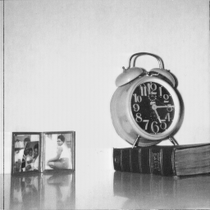
#> input picture Dataset/5.1.12.tiff, 210 x 210 px, shrunk from 256 x 256 before the run, found by its file name
$ python 'otsu thresholding.py'
#> lines starting #> are read from the running program, lines starting #| are printed output that depends on the picture
import skimage.io as io
import numpy as np
import matplotlib.pyplot as plt
from skimage import filters

b = io.imread('D:\\4-1\\DIP LAB\\dataset\\5.1.12.tiff')
#> b is the input picture: shape (210, 210); min 26, max 246, mean 186
p = io.imread('D:\\4-1\\DIP LAB\\dataset\\5.3.01.tiff')
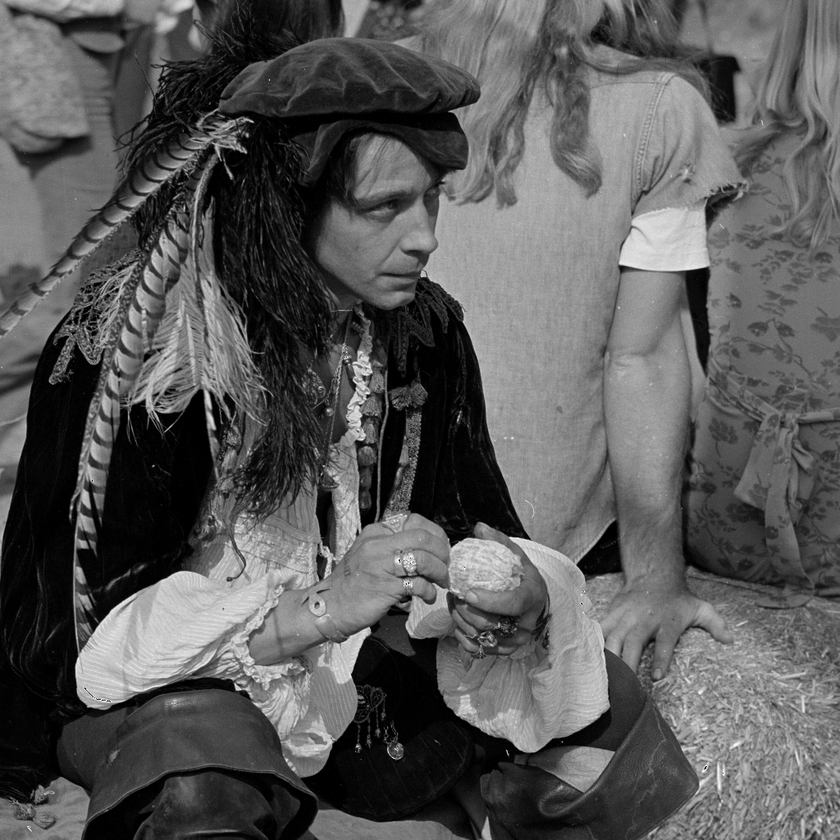
#> input picture Dataset/5.3.01.tiff, 840 x 840 px, shrunk from 1024 x 1024 before the run, found by its file name
#> p is the input picture: shape (840, 840); min 0, max 255, mean 89
n = io.imread('D:\\4-1\\DIP LAB\\dataset\\5.3.02.tiff')
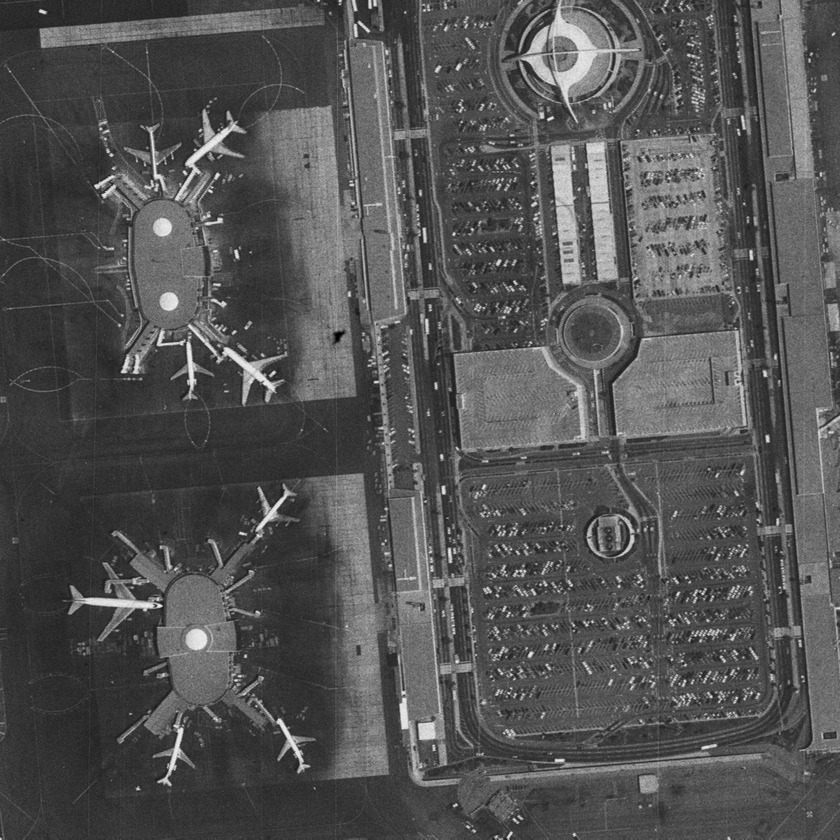
#> input picture Dataset/5.3.02.tiff, 840 x 840 px, shrunk from 1024 x 1024 before the run, found by its file name
#> n is the input picture: shape (840, 840); min 0, max 240, mean 83

io.imshow(b > filters.threshold_otsu(b))
io.show()
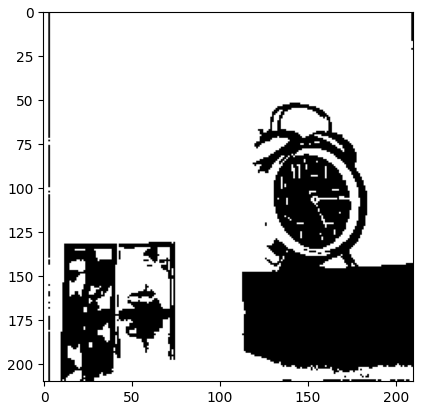
#> figure drawn by matplotlib, 1 panel
io.imshow(p > filters.threshold_otsu(p))
io.show()
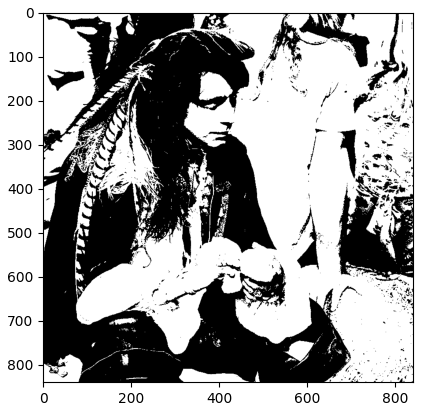
#> figure drawn by matplotlib, 1 panel
io.imshow(n > filters.threshold_otsu(n))
io.show()
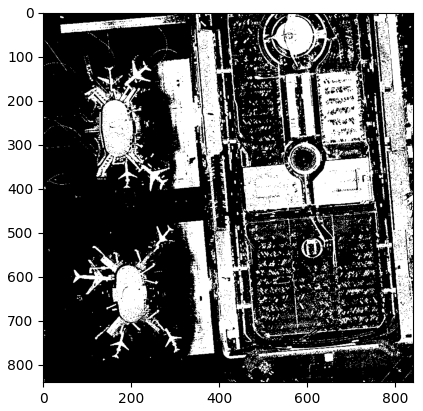
#> figure drawn by matplotlib, 1 panel
